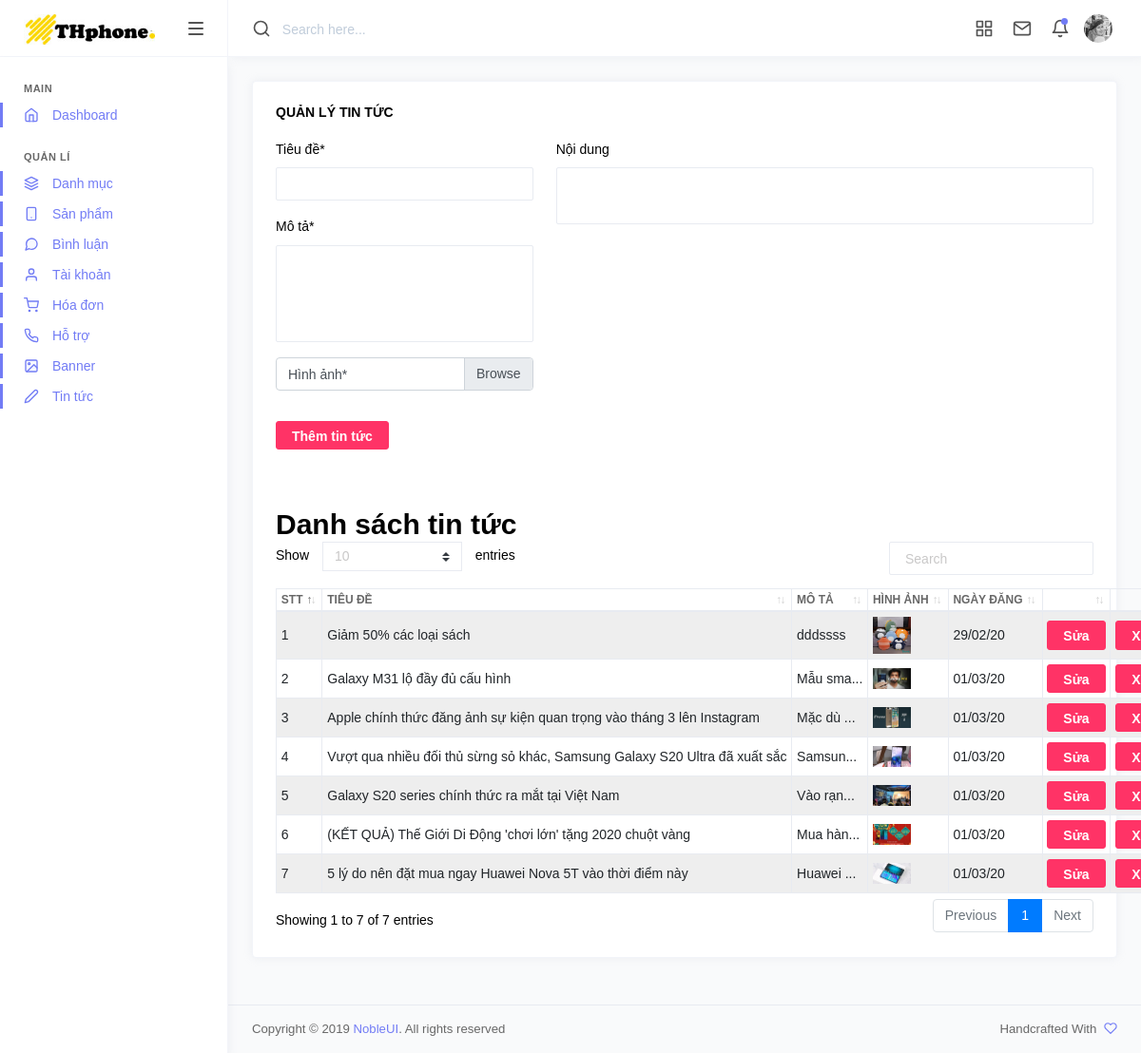
The app's page /admin.php?act=qltt with its own data.
### tables this page shows
CREATE TABLE `tintuc` (
  `idtt` int(150) NOT NULL,
  `content` text NOT NULL,
  `img` varchar(250) NOT NULL,
  `title` varchar(250) NOT NULL,
  `content_ttct` text NOT NULL,
  `ngaydang` timestamp NOT NULL DEFAULT CURRENT_TIMESTAMP ON UPDATE CURRENT_TIMESTAMP
);

### model/connect.php (called while the page is built, shortened)
<?php
  class Config
  {
    function __construct()
    {
      $this->servername = "localhost";
      $this->username = "root";
      $this->password = "";
      $this->dbname = "thphone-mas";
      $this->charset = "utf8";
      try {
        $dsn = "mysql:host=".$this->servername.";dbname=".$this->dbname.";charset=".$this->charset;
        $conn = new PDO($dsn,$this->username,$this->password);
        $conn->setAttribute(PDO::ATTR_ERRMODE, PDO::ERRMODE_EXCEPTION);
        return $conn;
      } catch (PDOException $e) {
        echo "Connect fail".$e->getMessage();
      }
    }
}
class ThaoTac extends Config
{
  function pdo_query($sql){
      $sql_args = array_slice(func_get_args(), 1);
      try{
          $conn = parent::__construct();
          $stmt = $conn->prepare($sql);
          $stmt->execute($sql_args);
          $rows = $stmt->fetchAll();
          return $rows;
      }
      catch(PDOException $e){
          throw $e;
      }
      finally{
          unset($conn);
      }
  }
}
 ?>

### model/tintuc.php (called while the page is built, shortened)
<?php
class Tintuc extends ThaoTac {
 function getList() {
  $sql = "SELECT * FROM tintuc order by idtt desc";
  $stmt = parent::pdo_query($sql);
  return $stmt;
 }
}
?>

### admin/tintuc/qltt.php (the view, shortened to what this page needs)
<?php
$tintuc = new Tintuc();
$dstintuc = $tintuc->getList();
?>
<div class="page-content">
   <div class="row">
      <div class="col-md-12 grid-margin stretch-card">
         <div class="card">
            <div class="card-body">
               <h3 class="card-title">Quản lý tin tức</h3>
               <?php
               if (isset($_GET['edit']) && ($_GET['edit']) == 1) {
                $idtt = $_GET['idtt'];
                $tintuc_chitiet = $tintuc->getNewsById($idtt);
                ?>
                <form action="admin.php?act=qltt" method="post" enctype="multipart/form-data" >
                   <div class="row">
                      <div class="form-group col-md-4">
                         <div class="form-group">
                            <label class="form-control-label" for="exampleFormControlInput1">Tiêu đề<span>*</span></label>
                            <input type="text" class="form-control" name="title" required="required" value="<?php echo $tintuc_chitiet[0]['title']; ?>">
                         </div>
                         <div class="form-group">
                            <label class="form-control-label" for="exampleFormControlTextarea1">Mô tả<span>*</span></label>
                            <textarea class="form-control" id="mota" rows="6" name="content" required="required"><?php echo $tintuc_chitiet[0]['content']; ?></textarea>
                         </div>
                         <div class="form-group">
                            <div class="custom-file">
                               <label class="custom-file-label" for="exampleFormControlFile1">Hình ảnh<span>*</span></label>
                               <input type="file" class="custom-file-input" name="img" >
                            </div>
                         </div>
                         <?php
                         if ($tintuc_chitiet[0]['img'] != "") {
                          echo '<img src="upload/tintuc/' . $tintuc_chitiet[0]['img'] . '" width="80px">';
                         }
                         ?>
                      </div>
                      <div class="form-group col-md-8">
                         <div class="form-group">
                            <label class="form-control-label" for="exampleFormControlTextarea1">Nội dung</label>
                            <textarea class="form-control" id="mota" rows="3" name="content_ttct"><?php echo $tintuc_chitiet[0]['content_ttct']; ?></textarea>
                            <script>
                             CKEDITOR.replace('content_ttct',
                                     {
                                       filebrowserBrowseUrl: 'admin/ckfinder/ckfinder.html',
                                       filebrowserImageBrowseUrl: 'admin/ckfinder/ckfinder.html?type=Images',
                                       filebrowserFlashBrowseUrl: 'admin/ckfinder/ckfinder.html?type=Flash',
                                       filebrowserUploadUrl: 'admin/ckfinder/core/connector/php/connector.php?command=QuickUpload&type=Files',
                                       filebrowserImageUploadUrl: 'admin/ckfinder/core/connector/php/connector.php?command=QuickUpload&type=Images',
                                       filebrowserFlashUploadUrl: 'admin/ckfinder/core/connector/php/connector.php?command=QuickUpload&type=Flash'
                                     });
                            </script>
                         </div>
                      </div>
                   </div>
                   <input type="submit" class="btn btn-danger" name="update" value="Cập nhật tin tức">
                   <input type="hidden" name="idtt" value="<?=$_GET['idtt'] ?>">
                </form>
               <?php } else { ?>
                <form action="admin.php?act=qltt" method="post" enctype="multipart/form-data" >
                   <div class="row">
                      <div class="form-group col-md-4">
                         <div class="form-group">
                            <label class="form-control-label" for="exampleFormControlInput1">Tiêu đề<span>*</span></label>
                            <input type="text" class="form-control" name="title" required="required">
                         </div>
                         <div class="form-group">
                            <label class="form-control-label" for="exampleFormControlTextarea1">Mô tả<span>*</span></label>
                            <textarea class="form-control" id="mota" rows="6" name="content" required="required"></textarea>
                         </div>
                         <div class="form-group">
                            <div class="custom-file">
                               <label class="custom-file-label" for="exampleFormControlFile1">Hình ảnh<span>*</span></label>
                            </div>
                         </div>
                      </div>
                      <div class="form-group col-md-8">
                         <div class="form-group">
                            <label class="form-control-label" for="exampleFormControlTextarea1">Nội dung</label>
                            <textarea class="form-control" id="mota" rows="3" name="content_ttct"></textarea>
                         </div>
                      </div>
                   </div>
                   <input type="submit" class="btn btn-danger" name="add" value="Thêm tin tức">
                </form>
               <?php } ?>
               <br>
            </div>
            <div class="card-body">
               <h3>Danh sách tin tức</h3>
               <table class="table table-bordered table-striped table-sm" id="dataTableExample">
                  <thead>
                     <tr>
                        <th>STT</th>
                        <th>Tiêu đề</th>
                        <th>Mô tả</th>
                        <th>Hình ảnh</th>
                        <th>Ngày đăng</th>
                        <th>&nbsp;</th>
                        <th>&nbsp;</th>
                     </tr>
                  </thead>
                  <tbody>
                    <?php
                    $stt = 1;
                    foreach ($dstintuc as $tintuc) {
                     ?>
                      <tr>
                         <td><?php echo $stt; ?></td>
                         <td><?php echo $tintuc['title']; ?></td>
                         <td><?php echo mb_strimwidth($tintuc['content'], 0, 10, "..."); ?></td>
                         <td><img src="upload/tintuc/<?php echo $tintuc['img']; ?>" width="40px"></td>
                         <td><?php echo date('d/m/y', strtotime($tintuc['ngaydang'])); ?></td>
                         <td><a href="<?php echo 'admin.php?act=qltt&edit=1&idtt=' . $tintuc['idtt']; ?>" class="btn btn-danger">Sửa</a></td>
                         <td><a href="<?php echo 'admin.php?act=qltt&del=1&idtt=' . $tintuc['idtt']; ?>" class="btn btn-danger">Xóa</a></td>
                      </tr>
                      <?php
                      $stt++;
                     }
                     ?>
                  </tbody>
               </table>
            </div>
         </div>
      </div>
   </div>
</div>

### records on screen
tintuc: title "Giảm 50% các loại sách", content "dddssss", img (picture), ngaydang "29/02/20"
tintuc: title "Galaxy M31 lộ đầy đủ cấu hình", content "Mẫu sma...", img (picture), ngaydang "01/03/20"
tintuc: title "Apple chính thức đăng ảnh sự kiện quan trọng vào tháng 3 lên Instagram", content "Mặc dù ...", img (picture), ngaydang "01/03/20"
tintuc: title "Vượt qua nhiều đối thủ sừng sỏ khác, Samsung Galaxy S20 Ultra đã xuất sắc", content "Samsun...", img (picture), ngaydang "01/03/20"
tintuc: title "Galaxy S20 series chính thức ra mắt tại Việt Nam", content "Vào rạn...", img (picture), ngaydang "01/03/20"
tintuc: title "(KẾT QUẢ) Thế Giới Di Động 'chơi lớn' tặng 2020 chuột vàng", content "Mua hàn...", img (picture), ngaydang "01/03/20"
tintuc: title "5 lý do nên đặt mua ngay Huawei Nova 5T vào thời điểm này", content "Huawei ...", img (picture), ngaydang "01/03/20"
